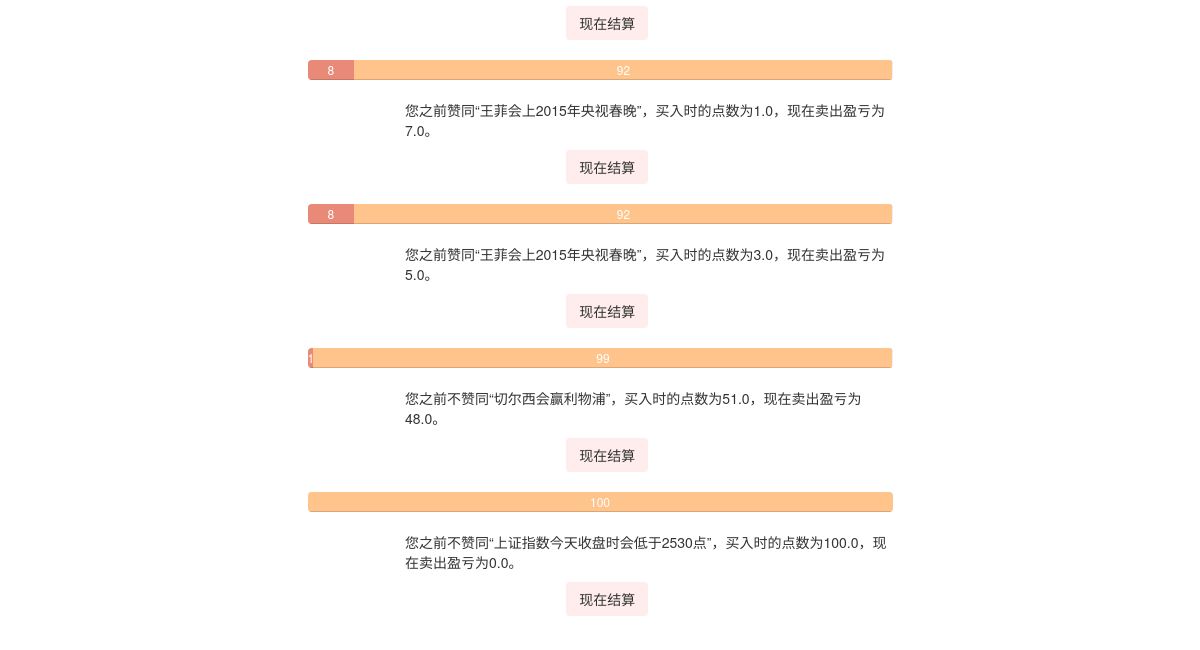
The app's page /profile (signed in, lower part), older data.
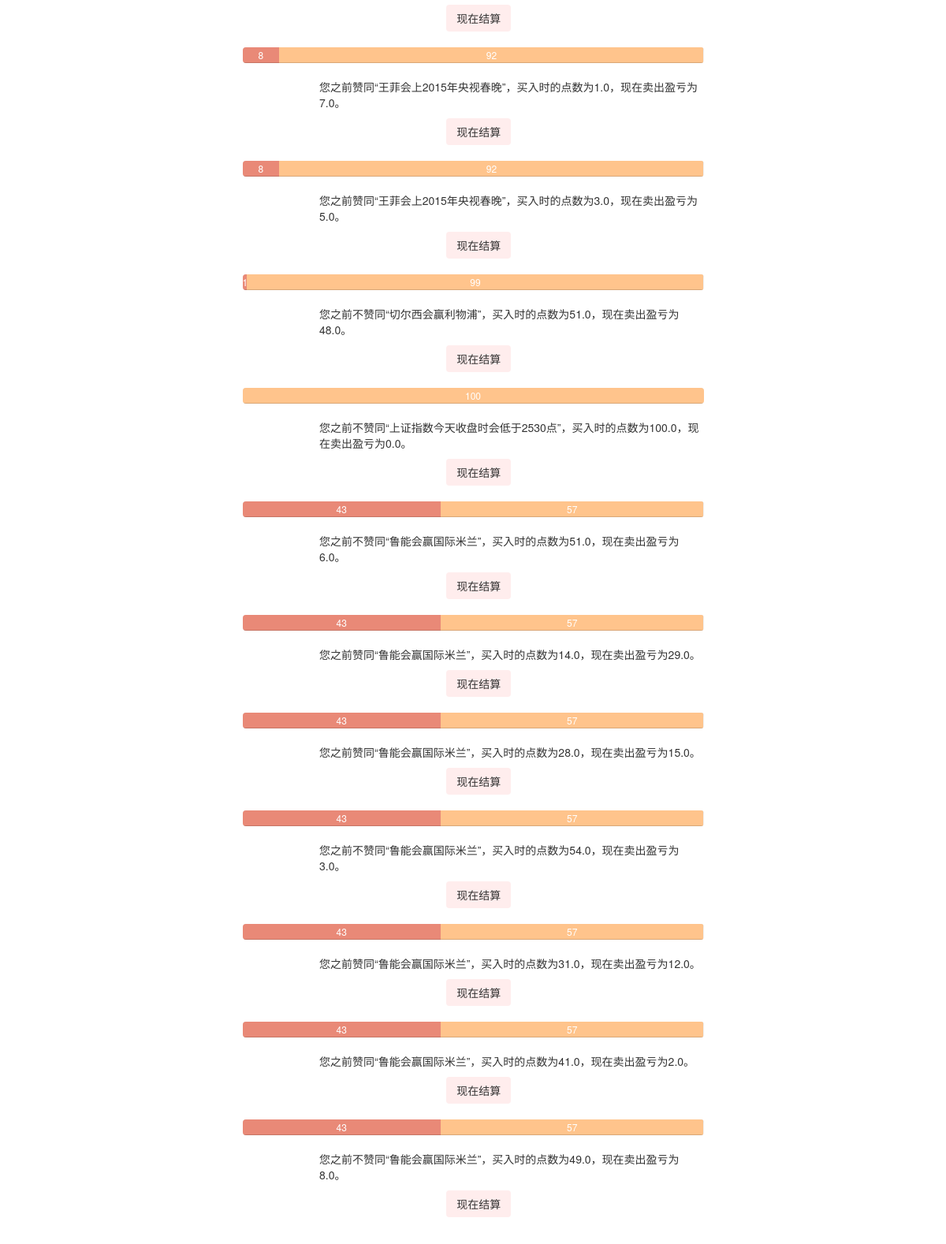
The same page, newer data.
### Guess/models.py (models this page shows, shortened)
class Betting(models.Model):
	better = models.ForeignKey(Person)
	game = models.ForeignKey(Game)
	side = models.BooleanField()  # True means home wins and vice versa
	num = models.IntegerField(default=1)
	outcome = models.BooleanField(default=False)
	price_at_buy = models.FloatField()
	price_at_sell = models.FloatField()
	buy_time = models.DateTimeField(default=timezone.now())
	sell_time = models.DateTimeField(default=timezone.now())
	cleared = models.BooleanField(default=False)  # cleared means the result of the betting has been updated to the person profile
	win = models.BooleanField(default=False)

class Game(models.Model):
	headline = models.TextField()
	begin = models.DateTimeField(auto_now_add=True)
	expire = models.DateTimeField()
	name_home = models.CharField(max_length=30)
	price_home = models.IntegerField(default=50)
	num_home = models.IntegerField(default=0)
	name_away = models.CharField(max_length=30)
	price_away = models.IntegerField(default=50)
	num_away = models.IntegerField(default=0)
	weight_home = models.IntegerField(default=0)
	weight_away = models.IntegerField(default=0)
	outcome = models.BooleanField(default=False)   # True means home wins and vice versa
	ended = models.BooleanField(default=False)
	event = models.IntegerField()
	is_primary = models.IntegerField(default=0)
	game_tag = models.ManyToManyField(GameTag)
	class Meta:
		ordering = ('expire',)

### Guess/views.py (the view)
# urls.py: url(r'^profile$', 'Guess.views.profile', name='profile'),
def profile(request):
	if not request.user.is_authenticated():
		return redirect(reverse('login'))
	person = Person.objects.get(user=request.user)
	bets = []
	for b in Betting.objects.filter(better=person, cleared=False):
		if not b.game.ended:
			bets.append(b)
		else:
			b.clear()
	if request.method == 'POST':
		if 'marked_all_as_read' in request.POST:
			marked_all_as_read(person)
		if 'sell_all' in request.POST:
			for b in bets:
				b.clear()
		elif 'sell_win_bets' in request.POST:
			for b in bets:
				if b.side and b.game.price_home > b.price_at_buy:
					b.clear()
				elif (not b.side) and b.game.price_away > b.price_at_buy:
					b.clear()
		else:
			for b in bets:
				if str(b.pk) in request.POST:
					b.clear()
					break
		return redirect(reverse('profile'))
	else:
		person = Person.objects.get(user=request.user)
		para = {}
		para['person'] = person
		para['bets'] = bets
		para = encap_para(para, person)
		return render(request, 'profile.html', para)

### Guess/templatetags/profile_tag.py (called while the page is built)
@register.simple_tag()
def sub(value1, value2):
	return value1-value2

### Guess/views.py (called while the page is built)
def find_unread(person):
	return person.message_set.filter(read=False)

def encap_para(para, person):
	messages = find_unread(person)
	para['messages'] = messages
	para['person'] = person
	return para

### Guess/templates/profile.html (shortened to what this page needs)
{% load bootstrap3 %}
{% load profile_tag %}
{% include "nav_bar.html" %}
<form method="POST">
{% for b in bets %}
<div class = "row">
    <div class="col-md-6 col-md-offset-3">
        <div class="progress">
            <div class="progress-bar progress-bar-c1" style="width: {{ b.game.price_home }}%">{{ b.game.price_home }}</div>
            <div class="progress-bar progress-bar-c2" style="width: {{ b.game.price_away }}%">{{ b.game.price_away }}</div>
        </div>
        <div class="col-md-offset-2">
        {% if b.side %}
            <div><p>您之前赞同“{{ b.game.headline }}”，买入时的点数为{{ b.price_at_buy }}，现在卖出盈亏为{% sub b.game.price_home b.price_at_buy %}。</p></div>
        {% else %}
            <div><p>您之前不赞同“{{ b.game.headline }}”，买入时的点数为{{ b.price_at_buy }}，现在卖出盈亏为{% sub b.game.price_away b.price_at_buy %}。</p></div>
        {% endif %}
        </div>
        <div class="col-md-1 col-md-offset-5 spacer"><input class="btn button-clear" type="submit" value="现在结算" name="{{ b.pk }}" onclick="on_submit(event)"/></div>
    </div>
</div>
{% endfor %}
</form>

Row changes from the older to the newer data that the page shows:
added Betting: game.price_home "43", game.price_away "57", game.headline "鲁能会赢国际米兰", price_at_buy "51.0", game+price_at_buy "6.0"
added Betting: game.price_home "43", game.price_away "57", game.headline "鲁能会赢国际米兰", price_at_buy "14.0", game+price_at_buy "29.0"
added Betting: game.price_home "43", game.price_away "57", game.headline "鲁能会赢国际米兰", price_at_buy "28.0", game+price_at_buy "15.0"
added Betting: game.price_home "43", game.price_away "57", game.headline "鲁能会赢国际米兰", price_at_buy "54.0", game+price_at_buy "3.0"
added Betting: game.price_home "43", game.price_away "57", game.headline "鲁能会赢国际米兰", price_at_buy "31.0", game+price_at_buy "12.0"
added Betting: game.price_home "43", game.price_away "57", game.headline "鲁能会赢国际米兰", price_at_buy "41.0", game+price_at_buy "2.0"
added Betting: game.price_home "43", game.price_away "57", game.headline "鲁能会赢国际米兰", price_at_buy "49.0", game+price_at_buy "8.0"
